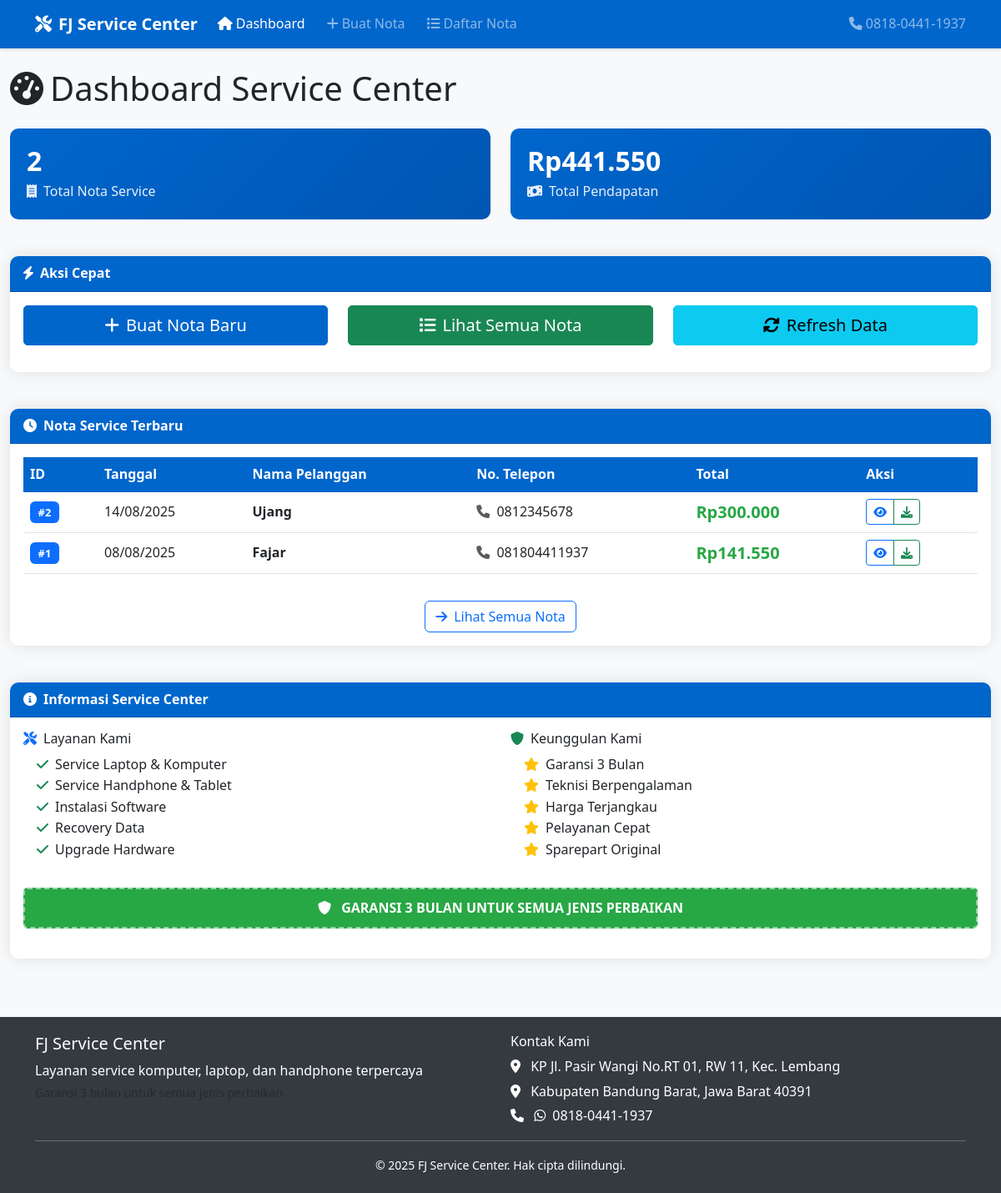
The page / on the database its author committed.
### database.py (models this page shows)
class Invoice(db.Model):
    __tablename__ = 'invoices'
    id: Mapped[int] = mapped_column(Integer, primary_key=True)
    customer_name: Mapped[str] = mapped_column(String(100), nullable=False)
    customer_phone: Mapped[str] = mapped_column(String(20), nullable=False)
    date: Mapped[str] = mapped_column(String(10), nullable=False)
    subtotal: Mapped[float] = mapped_column(Float, nullable=False)
    discount_percent: Mapped[float] = mapped_column(Float, default=0.0)
    discount_amount: Mapped[float] = mapped_column(Float, default=0.0)
    total: Mapped[float] = mapped_column(Float, nullable=False)
    created_at: Mapped[datetime] = mapped_column(DateTime, default=datetime.now)
    service_items: Mapped[List["ServiceItem"]] = relationship("ServiceItem", back_populates="invoice", cascade="all, delete-orphan")
    def to_dict(self) -> Dict:
        return {
            "id": self.id,
            "customer_name": self.customer_name,
            "customer_phone": self.customer_phone,
            "date": self.date,
            "subtotal": self.subtotal,
            "discount_percent": self.discount_percent,
            "discount_amount": self.discount_amount,
            "total": self.total,
            "created_at": self.created_at.isoformat(),
            "service_items": [item.to_dict() for item in self.service_items]
        }

### routes.py (the view)
@app.route('/')
def index():
    invoices = invoice_manager.get_all_invoices()
    recent_invoices = invoices[:5]  # Show only 5 recent invoices
    total_invoices = len(invoices)
    total_revenue = sum(inv['total'] for inv in invoices)
    return render_template('index.html',
                         recent_invoices=recent_invoices,
                         total_invoices=total_invoices,
                         total_revenue=total_revenue)

### database.py (called while the page is built)
    def to_dict(self) -> Dict:
        return {
            "description": self.description,
            "price": self.price,
            "quantity": self.quantity
        }

### models.py (called while the page is built)
    def get_all_invoices(self) -> List[Dict]:
        invoices = db.session.query(Invoice).order_by(Invoice.created_at.desc()).all()
        return [invoice.to_dict() for invoice in invoices]

### templates/index.html (shortened to what this page needs)
{% extends "base.html" %}
{% block content %}
<div class="row">
    <div class="col-12">
        <h1 class="mb-4">
            <i class="fas fa-tachometer-alt me-2"></i>Dashboard Service Center
        </h1>
    </div>
</div>
<div class="row mb-4">
    <div class="col-md-6">
        <div class="stats-card">
            <h3>{{ total_invoices }}</h3>
            <p><i class="fas fa-receipt me-2"></i>Total Nota Service</p>
        </div>
    </div>
    <div class="col-md-6">
        <div class="stats-card">
            <h3>{{ "Rp{:,.0f}".format(total_revenue).replace(",", ".") }}</h3>
            <p><i class="fas fa-money-bill-wave me-2"></i>Total Pendapatan</p>
        </div>
    </div>
</div>
<div class="row mb-4">
    <div class="col-12">
        <div class="card">
            <div class="card-header">
                <i class="fas fa-bolt me-2"></i>Aksi Cepat
            </div>
            <div class="card-body">
                <div class="row">
                    <div class="col-md-4 mb-3">
                        <a href="{{ url_for('create_invoice') }}" class="btn btn-primary btn-lg w-100">
                            <i class="fas fa-plus me-2"></i>Buat Nota Baru
                        </a>
                    </div>
                    <div class="col-md-4 mb-3">
                        <a href="{{ url_for('invoice_list') }}" class="btn btn-success btn-lg w-100">
                            <i class="fas fa-list me-2"></i>Lihat Semua Nota
                        </a>
                    </div>
                    <div class="col-md-4 mb-3">
                        <button class="btn btn-info btn-lg w-100" onclick="window.location.reload()">
                            <i class="fas fa-sync-alt me-2"></i>Refresh Data
                        </button>
                    </div>
                </div>
            </div>
        </div>
    </div>
</div>
<div class="row">
    <div class="col-12">
        <div class="card">
            <div class="card-header">
                <i class="fas fa-clock me-2"></i>Nota Service Terbaru
            </div>
            <div class="card-body">
                {% if recent_invoices %}
                    <div class="table-responsive">
                        <table class="table table-hover">
                            <thead>
                                <tr>
                                    <th>ID</th>
                                    <th>Tanggal</th>
                                    <th>Nama Pelanggan</th>
                                    <th>No. Telepon</th>
                                    <th>Total</th>
                                    <th>Aksi</th>
                                </tr>
                            </thead>
                            <tbody>
                                {% for invoice in recent_invoices %}
                                <tr>
                                    <td>
                                        <span class="badge bg-primary">#{{ invoice.id }}</span>
                                    </td>
                                    <td>{{ invoice.date }}</td>
                                    <td>
                                        <strong>{{ invoice.customer_name }}</strong>
                                    </td>
                                    <td>
                                        <i class="fas fa-phone me-1 text-muted"></i>
                                        {{ invoice.customer_phone }}
                                    </td>
                                    <td>
                                        <span class="total-amount">
                                            Rp{{ "{:,.0f}".format(invoice.total).replace(",", ".") }}
                                        </span>
                                    </td>
                                    <td>
                                        <div class="btn-group btn-group-sm">
                                            <a href="{{ url_for('view_invoice', invoice_id=invoice.id) }}"
                                               class="btn btn-outline-primary" title="Lihat Detail">
                                                <i class="fas fa-eye"></i>
                                            </a>
                                            <a href="{{ url_for('download_pdf', invoice_id=invoice.id) }}"
                                               class="btn btn-outline-success" title="Download PDF">
                                                <i class="fas fa-download"></i>
                                            </a>
                                        </div>
                                    </td>
                                </tr>
                                {% endfor %}
                            </tbody>
                        </table>
                    </div>
                    <div class="text-center mt-3">
                        <a href="{{ url_for('invoice_list') }}" class="btn btn-outline-primary">
                            <i class="fas fa-arrow-right me-2"></i>Lihat Semua Nota
                        </a>
                    </div>
                {% endif %}
            </div>
        </div>
    </div>
</div>
<div class="row mt-4">
    <div class="col-12">
        <div class="card">
            <div class="card-header">
                <i class="fas fa-info-circle me-2"></i>Informasi Service Center
            </div>
            <div class="card-body">
                <div class="row">
                    <div class="col-md-6">
                        <h6><i class="fas fa-tools me-2 text-primary"></i>Layanan Kami</h6>
                        <ul class="list-unstyled ms-3">
                            <li><i class="fas fa-check text-success me-2"></i>Service Laptop & Komputer</li>
                            <li><i class="fas fa-check text-success me-2"></i>Service Handphone & Tablet</li>
                            <li><i class="fas fa-check text-success me-2"></i>Instalasi Software</li>
                            <li><i class="fas fa-check text-success me-2"></i>Recovery Data</li>
                            <li><i class="fas fa-check text-success me-2"></i>Upgrade Hardware</li>
                        </ul>
                    </div>
                    <div class="col-md-6">
                        <h6><i class="fas fa-shield-alt me-2 text-success"></i>Keunggulan Kami</h6>
                        <ul class="list-unstyled ms-3">
                            <li><i class="fas fa-star text-warning me-2"></i>Garansi 3 Bulan</li>
                            <li><i class="fas fa-star text-warning me-2"></i>Teknisi Berpengalaman</li>
                            <li><i class="fas fa-star text-warning me-2"></i>Harga Terjangkau</li>
                            <li><i class="fas fa-star text-warning me-2"></i>Pelayanan Cepat</li>
                            <li><i class="fas fa-star text-warning me-2"></i>Sparepart Original</li>
                        </ul>
                    </div>
                </div>
                <div class="warranty-notice mt-3">
                    <i class="fas fa-shield-alt me-2"></i>
                    GARANSI 3 BULAN UNTUK SEMUA JENIS PERBAIKAN
                </div>
            </div>
        </div>
    </div>
</div>
{% endblock %}

### static/css/style.css (style rules this page uses)
:root { --primary-color: #0066cc; --secondary-color: #f8f9fa; --success-color: #28a745; --danger-color: #dc3545; --warning-color: #ffc107; --info-color: #17a2b8; --dark-color: #343a40; --light-color: #f8f9fa; }
body { font-family: 'Segoe UI', Tahoma, Geneva, Verdana, sans-serif; background-color: var(--secondary-color); line-height: 1.6; }
.card { border: none; border-radius: 10px; box-shadow: 0 0 20px rgba(0,0,0,.1); margin-bottom: 20px; }
.card-header { background-color: var(--primary-color); color: white; font-weight: bold; border-radius: 10px 10px 0 0 !important; }
.btn-primary { background-color: var(--primary-color); border-color: var(--primary-color); border-radius: 5px; font-weight: 500; }
.btn-success { border-radius: 5px; font-weight: 500; }
.btn-info { border-radius: 5px; font-weight: 500; }
.table { background-color: white; }
.table th { background-color: var(--primary-color); color: white; border: none; font-weight: 600; }
.table td { vertical-align: middle; }
.stats-card { background: linear-gradient(135deg, var(--primary-color), #0056b3); color: white; border-radius: 10px; padding: 20px; margin-bottom: 20px; }
.stats-card h3 { font-size: 2rem; font-weight: bold; margin-bottom: 5px; }
.stats-card p { margin-bottom: 0; opacity: 0.9; }
.total-amount { font-size: 1.25rem; font-weight: bold; color: var(--success-color); }
.badge { font-size: 0.8rem; padding: 0.5em 0.75em; }
.warranty-notice { background-color: var(--success-color); color: white; padding: 10px; border-radius: 5px; text-align: center; font-weight: bold; margin: 20px 0; border: 2px dashed rgba(255,255,255,0.5); }

### rows shown on the page
Invoice: id "2", date "14/08/2025", customer_name "Ujang", customer_phone "0812345678", total "300.000"
Invoice: id "1", date "08/08/2025", customer_name "Fajar", customer_phone "081804411937", total "141.550"

### other values the page prints
{{ total_invoices }} "2"
{{ "Rp{:,.0f}".format(total_revenue).replace(",", ".") }} "Rp441.550"
